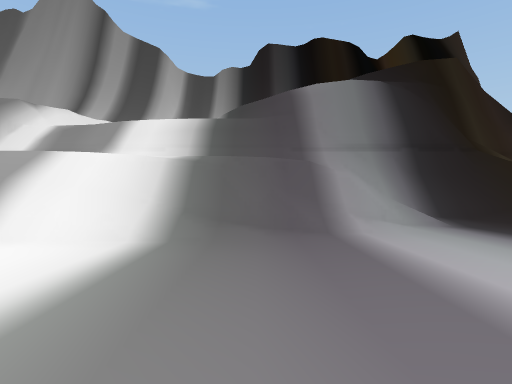
View 1 (above)

22 first-person views from a walk through a scene from a Unity 3-D project. The camera is 1.5 m above the floor, looks level and sees 80° across. The floor is counted in squares, 2 m on a side. Each view is taken from the middle of a square. On the plan, view 1 faces up. The plan holds only what a view shows up to about 10 squares ahead; the rest is blank. The place goes on beyond the plan. The player character is not drawn.

View 2
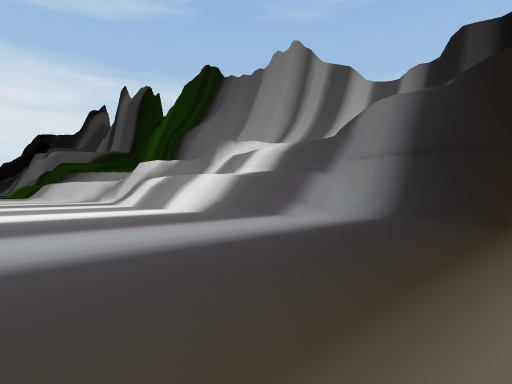

View 3
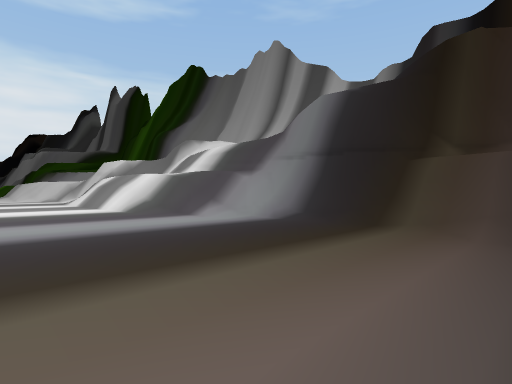

View 4
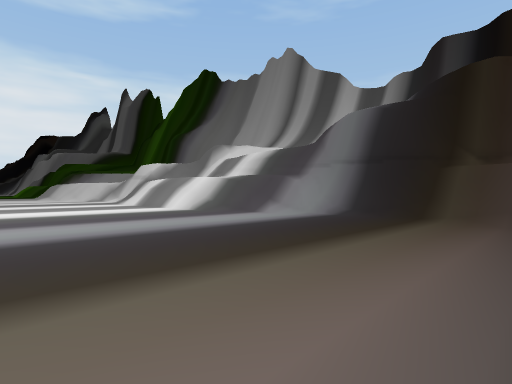

View 5
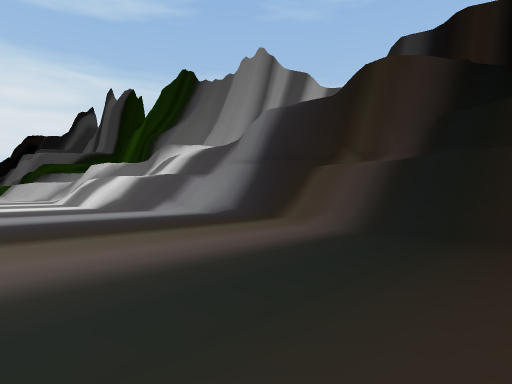

View 6
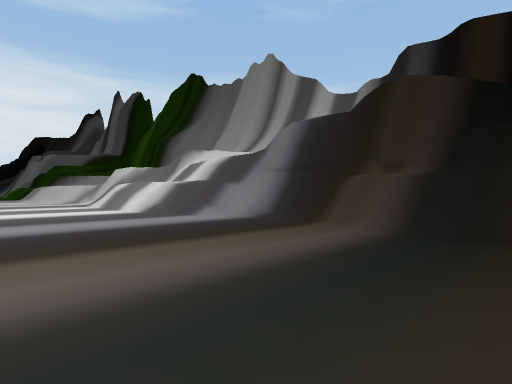

View 7
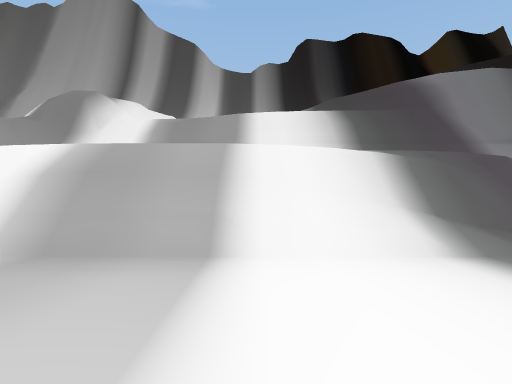

View 8
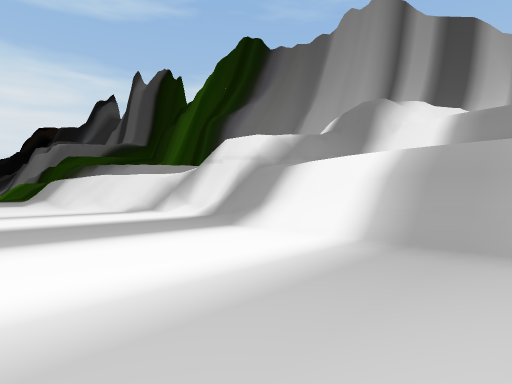

View 9
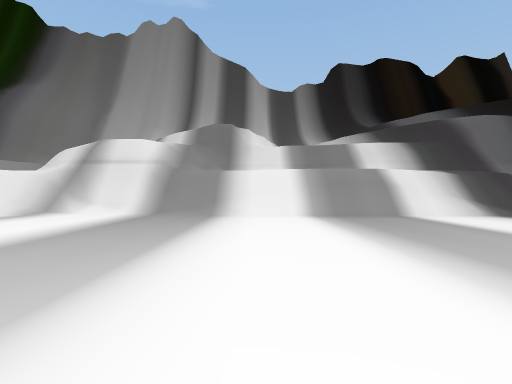

View 10
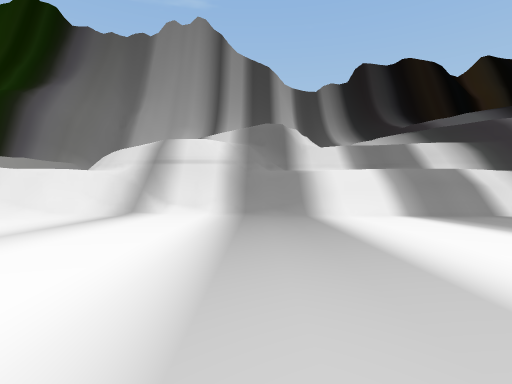

View 11
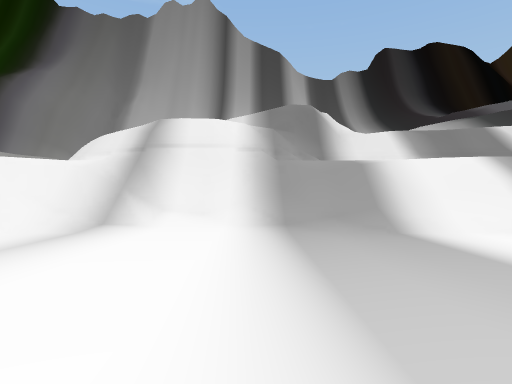

View 12
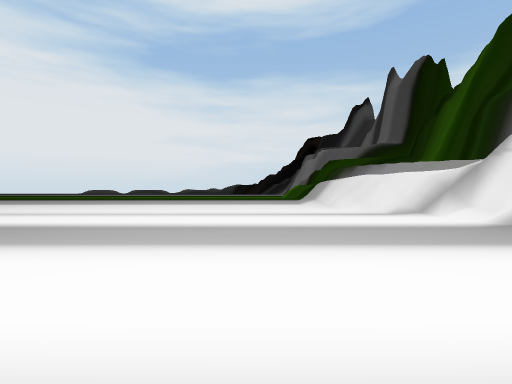

View 13
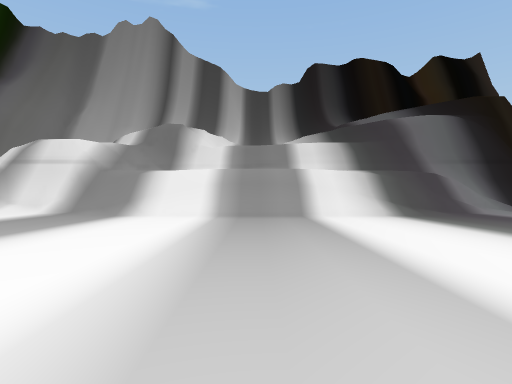

View 14
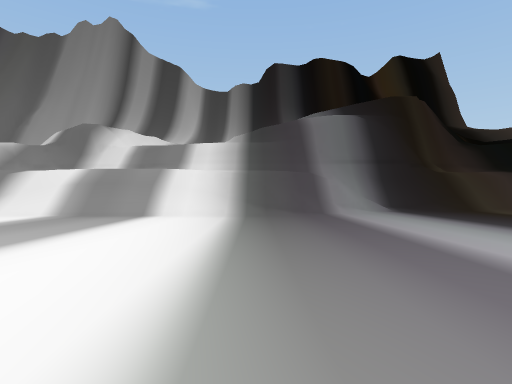

View 15
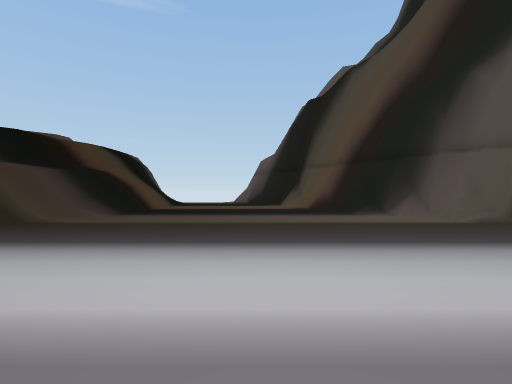

View 16
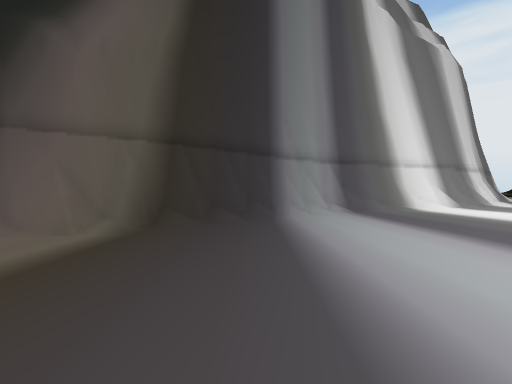

View 17
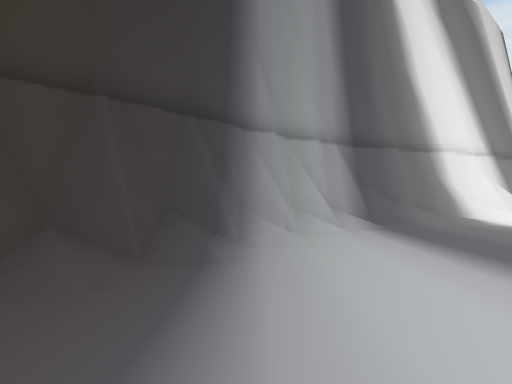

View 18
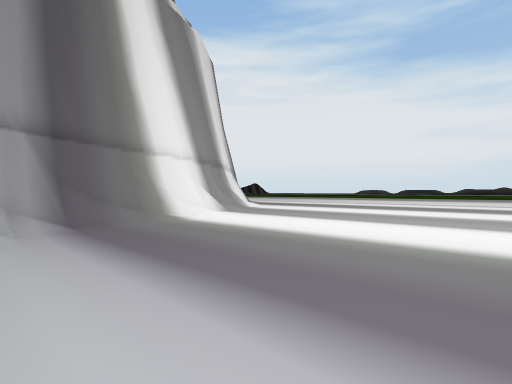

View 19
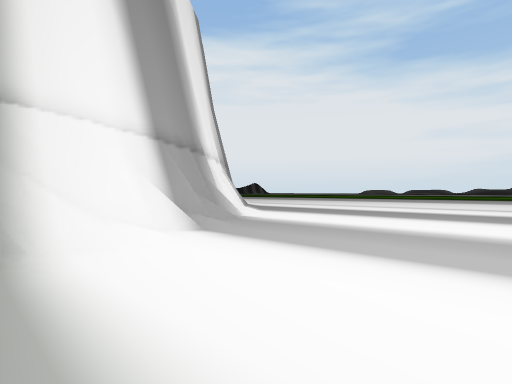

View 20
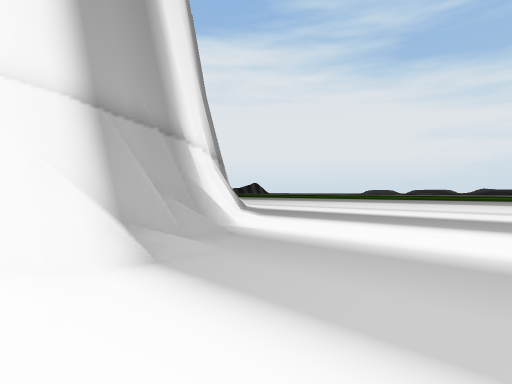

View 21
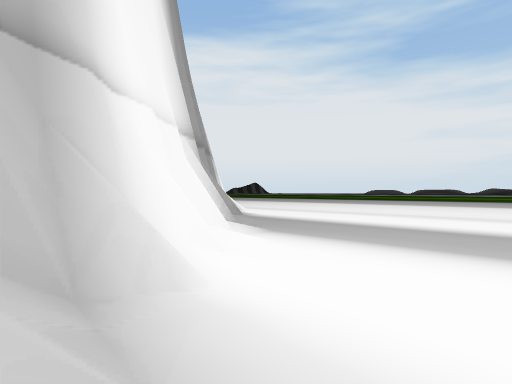

View 22
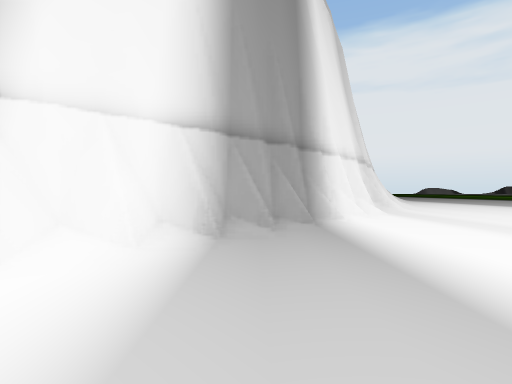

### Floor plan
Key: @ floor where view 1 was taken; # wall or solid block; . main floor; : floor 0.5 m higher than the main floor; + floor 0.75 m higher than the main floor; * floor 1.25 m higher than the main floor; % floor 2 m higher than the main floor; / step, stairs or slope; = window, fence, low wall or low ledge; ^ raised ledge.
Columns run from 17 left of view 1 to 13 right of it. Each row starts with its distance up from view 1.
 10             ^              ^^
  9             ^^^^^^^^##     ^^^
  8                   ^^######^
  7 #####  ^   ^   ^^ ^#/////###^
  6 #/////##^# ^  ^%#*///..../////
  5 /....////#####////.............
  4 ...............................
  3 ...............................
  2 ...............................
  1 ...............................
  0  ................@.............
 -1  .............................
 -2  ............................ /
 -3  ........................../
 -4  ............  .........../#
 -5  .....  .................:##
 -6  ....   ................+##
 -7  ...     ..............+##
 -8  ..       .........../+##
 -9     ................/###
-10     .............../##
-11   ................=##
-12   ............//####
-13    ..........#####
-14 ............###
-15 ..........####
-16 .........###
-17  .......##
-18   .....##
-19  .....##
-20 .....##
-21 ....##
-22 ...###
-23 ../##

Where each view was taken, in squares from view 1:
view 1: 0 up, 0 right, facing up
view 2: 2 down, 8 right, facing up-left
view 3: 0 up, 10 right, facing up-left
view 4: 3 down, 10 right, facing up-left
view 5: 0 up, 13 right, facing up-left
view 6: 2 down, 13 right, facing up-left
view 7: 1 up, 4 left, facing up
view 8: 0 up, 5 left, facing up-left
view 9: 5 down, 9 left, facing up
view 10: 5 down, 12 left, facing up
view 11: 1 down, 13 left, facing up
view 12: 0 up, 6 left, facing left
view 13: 5 down, 6 left, facing up
view 14: 5 down, 1 left, facing up
view 15: 1 up, 0 right, facing right
view 16: 1 up, 5 right, facing down
view 17: 4 down, 4 right, facing down
view 18: 4 down, 3 right, facing down-left
view 19: 8 down, 1 left, facing down-left
view 20: 10 down, 3 left, facing down-left
view 21: 13 down, 6 left, facing down-left
view 22: 13 down, 11 left, facing down
